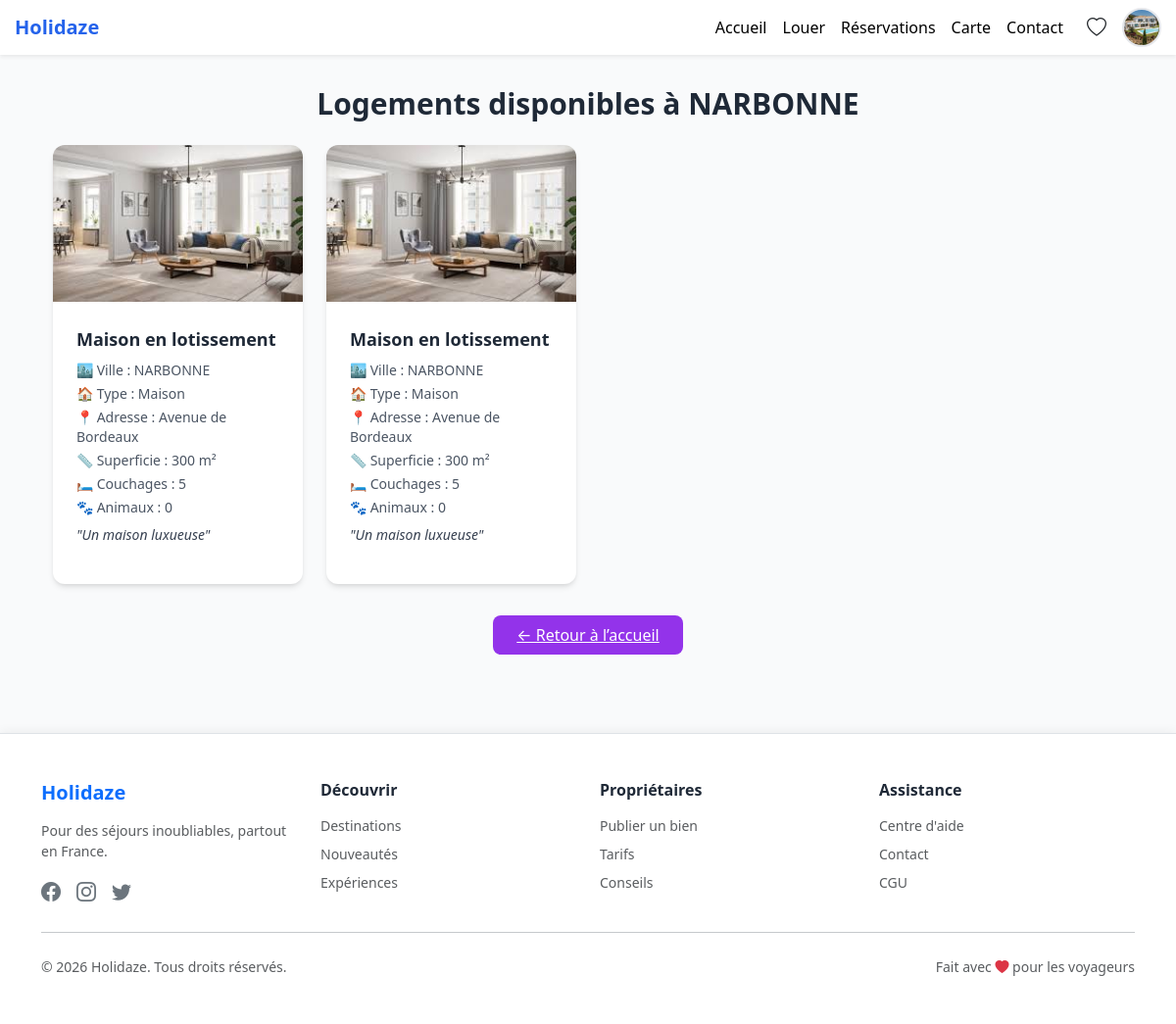
The app's page /Pages/Recherches/recherche.php?destination=NARBONNE (signed in) with its own data.
### tables this page shows
CREATE TABLE `bien` (
  `id_bien` int NOT NULL,
  `nom_bien` varchar(50) NOT NULL,
  `rue_bien` varchar(50) NOT NULL,
  `cp_bien` varchar(10) NOT NULL DEFAULT '',
  `latitude_bien` decimal(10,8) DEFAULT NULL,
  `longitude_bien` decimal(10,8) DEFAULT NULL,
  `com_bien` varchar(50) NOT NULL,
  `superficie_bien` varchar(50) NOT NULL,
  `description_bien` varchar(50) NOT NULL,
  `animaux_bien` varchar(50) NOT NULL,
  `nb_couchage` varchar(50) NOT NULL,
  `id_commune` int NOT NULL,
  `id_typebien` int NOT NULL,
  `id_utilisateur_proprietaire` int DEFAULT NULL,
  `valide` tinyint(1) DEFAULT '0'
);

CREATE TABLE `photo` (
  `id_photo` int NOT NULL,
  `nom_photo` varchar(50) NOT NULL,
  `lien_photo` varchar(100) NOT NULL,
  `id_bien` int NOT NULL
);

CREATE TABLE `commune` (
  `id_commune` int NOT NULL,
  `commune_departement` varchar(3) DEFAULT NULL,
  `commune_slug` varchar(255) DEFAULT NULL,
  `nom_commune` varchar(45) DEFAULT NULL,
  `latitude_commune` decimal(10,8) DEFAULT NULL,
  `longitude_commune` decimal(10,8) DEFAULT NULL,
  `commune_nom_simple` varchar(45) DEFAULT NULL,
  `commune_nom_reel` varchar(45) DEFAULT NULL,
  `commune_nom_soundex` varchar(20) DEFAULT NULL,
  `commune_nom_metaphone` varchar(22) DEFAULT NULL,
  `cp_commune` varchar(255) DEFAULT NULL,
  `commune` varchar(3) DEFAULT NULL,
  `code_commune` varchar(5) NOT NULL,
  `commune_arrondissement` smallint UNSIGNED DEFAULT NULL,
  `commune_canton` varchar(4) DEFAULT NULL,
  `commune_amdi` smallint UNSIGNED DEFAULT NULL,
  `commune_population_2010` mediumint UNSIGNED DEFAULT NULL,
  `commune_population_1999` mediumint UNSIGNED DEFAULT NULL,
  `commune_population_2012` mediumint UNSIGNED DEFAULT NULL COMMENT 'approximatif',
  `commune_densite_2010` int DEFAULT NULL,
  `commune_surface` float DEFAULT NULL,
  `commune_longitude_deg` float DEFAULT NULL,
  `commune_latitude_deg` float DEFAULT NULL,
  `commune_longitude_grd` varchar(9) DEFAULT NULL,
  `commune_latitude_grd` varchar(8) DEFAULT NULL,
  `commune_longitude_dms` varchar(9) DEFAULT NULL,
  `commune_latitude_dms` varchar(8) DEFAULT NULL,
  `commune_zmin` mediumint DEFAULT NULL,
  `commune_zmax` mediumint DEFAULT NULL
);

CREATE TABLE `type_bien` (
  `id_typebien` int NOT NULL,
  `des_typebien` varchar(50) NOT NULL
);

### Pages/Recherches/recherche.php (the view, shortened to what this page needs)
<?php
require_once '../../include/db.php';
$destination = isset($_GET['destination']) ? trim($_GET['destination']) : null;
$sql = "SELECT b.id_bien, b.nom_bien, b.rue_bien, b.com_bien, b.superficie_bien,
               b.description_bien, b.animaux_bien, b.nb_couchage,
               b.id_typebien, tb.des_typebien, c.nom_commune
        FROM bien b
        JOIN commune c ON b.id_commune = c.id_commune
        LEFT JOIN photo ph ON b.id_bien = ph.id_bien
        LEFT JOIN type_bien tb ON b.id_typebien = tb.id_typebien
        WHERE c.nom_commune = ?";
$stmt = $pdo->prepare($sql);
$stmt->execute([$destination]);
$biens = $stmt->fetchAll(PDO::FETCH_ASSOC);
function getPhotosByBienId($pdo, $idBien) {
    $sql = "SELECT lien_photo FROM photo WHERE id_bien = ?";
    $stmt = $pdo->prepare($sql);
    $stmt->execute([$idBien]);
    return $stmt->fetchAll(PDO::FETCH_ASSOC);
}
?>
<!DOCTYPE html>
<html lang="fr">
<head>
    <script src="https://cdn.tailwindcss.com"></script>
</head>
<body class="bg-gray-50 text-gray-800">
<?php include '../header.php'; ?>
    <div class="container mx-auto px-4 py-8">
        <h1 class="text-3xl font-bold mb-6 text-center">
            Logements disponibles à <?= htmlspecialchars($destination) ?>
        </h1>
        <?php if (empty($biens)): ?>
            <p class="text-center text-gray-600">
                Aucun bien n’est disponible actuellement à <?= htmlspecialchars($destination) ?>.
            </p>
        <?php else: ?>
            <div class="grid grid-cols-1 sm:grid-cols-2 md:grid-cols-3 lg:grid-cols-4 gap-6">
                <?php foreach ($biens as $bien): ?>
                    <?php
                        $photos = getPhotosByBienId($pdo, $bien['id_bien']);
                        $photoUrl = !empty($photos)
                            ? '../../' . $photos[0]['lien_photo']
                            : '../../Photo/uploads/pas-image.jpg';
                    ?>
                    <div class="rounded-xl overflow-hidden shadow-md bg-white hover:shadow-xl transition">
                        <img src="<?= htmlspecialchars($photoUrl) ?>"
                             alt="Photo du bien"
                             class="w-full h-40 object-cover">
                        <div class="p-4">
                            <h2 class="text-lg font-semibold mb-2">
                                <?= htmlspecialchars($bien['nom_bien']) ?>
                            </h2>
                            <p class="text-sm text-gray-600 mb-1">
                                🏙️ Ville : <?= htmlspecialchars($bien['nom_commune']) ?>
                            </p>
                            <p class="text-sm text-gray-600 mb-1">
                                🏠 Type : <?= htmlspecialchars($bien['des_typebien']) ?>
                            </p>
                            <p class="text-sm text-gray-600 mb-1">
                                📍 Adresse : <?= htmlspecialchars($bien['rue_bien']) ?>
                            </p>
                            <p class="text-sm text-gray-600 mb-1">
                                📏 Superficie : <?= htmlspecialchars($bien['superficie_bien']) ?> m²
                            </p>
                            <p class="text-sm text-gray-600 mb-1">
                                🛏️ Couchages : <?= htmlspecialchars($bien['nb_couchage']) ?>
                            </p>
                            <p class="text-sm text-gray-600 mb-1">
                                🐾 Animaux : <?= htmlspecialchars($bien['animaux_bien']) ?>
                            </p>
                            <p class="text-sm text-gray-600 mt-2 italic text-gray-700">
                                "<?= htmlspecialchars($bien['description_bien']) ?>"
                            </p>
                        </div>
                    </div>
                <?php endforeach; ?>
            </div>
        <?php endif; ?>
        <div class="text-center mt-8">
            <a href="../index.php"
               class="inline-block bg-purple-600 text-white py-2 px-6 rounded-lg hover:bg-purple-700 transition">
               ← Retour à l’accueil
            </a>
        </div>
    </div>
<?php include '../footer.php'; ?>
</body>
</html>

### Pages/footer.php (style rules this page uses)
html, body { height: 100%; display: flex; flex-direction: column; }

### records on screen
bien: photo.lien_photo (picture), nom_bien "Maison en lotissement", id_commune.nom_commune "NARBONNE", id_typebien.des_typebien "Maison", rue_bien "Avenue de Bordeaux", superficie_bien "300", nb_couchage "5", animaux_bien "0", description_bien "Un maison luxueuse"

### other values on screen
$destination "NARBONNE"
